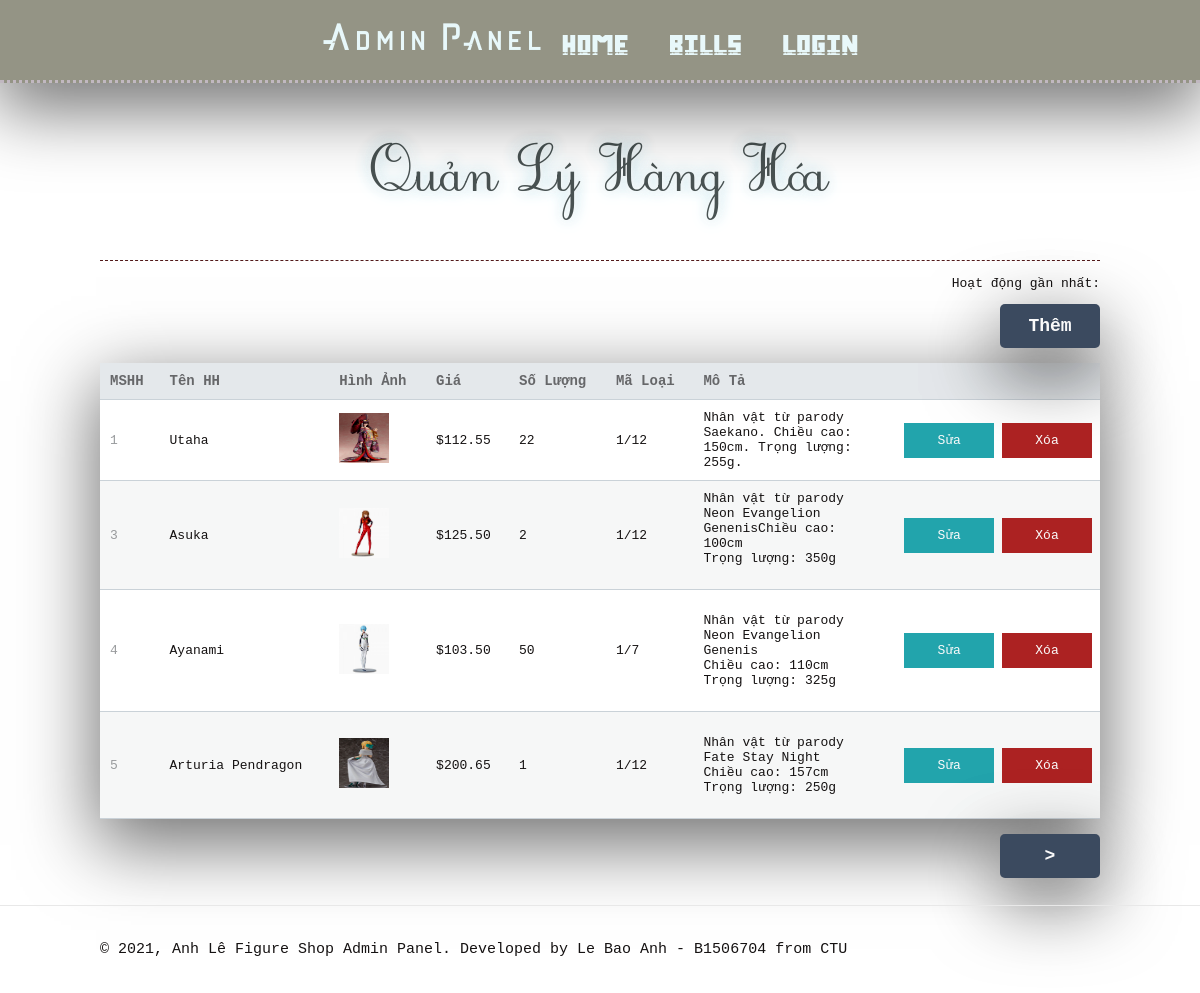
The app's page /admin.php with its own data.
### tables this page shows
CREATE TABLE `hanghoa` (
  `MSHH` int(6) UNSIGNED NOT NULL,
  `TenHH` varchar(50) NOT NULL,
  `HinhAnh` text DEFAULT NULL,
  `QuyCach` varchar(25) DEFAULT NULL,
  `Gia` decimal(7,2) DEFAULT NULL,
  `SoLuongHang` int(11) DEFAULT NULL,
  `MaLoaiHang` varchar(6) NOT NULL,
  `GhiChu` text DEFAULT NULL
);

### admin.php (the view, shortened to what this page needs)
<?php
include "util.php";
$num_products_on_each_page = 4;
$current_page = isset($_GET['p']) && is_numeric($_GET['p']) ? (int)$_GET['p'] : 1;
$query = $pdo->prepare('SELECT * FROM hanghoa ORDER BY MSHH ASC LIMIT ?,?');
$query->bindValue(1, ($current_page - 1) * $num_products_on_each_page, PDO::PARAM_INT);
$query->bindValue(2, $num_products_on_each_page, PDO::PARAM_INT);
$query->execute();
$products = $query->fetchAll(PDO::FETCH_ASSOC);
$total_products = $pdo->query('SELECT * FROM hanghoa')->rowCount();
?>
<?=template_header('Quản Lý Hàng Hóa')?>
<div class="cart content-wrapper">
    <h1>Quản Lý Hàng Hóa</h1>
    <form method="post">
        <div class="buttons">
            <p style="font-family: monospace;">Hoạt động gần nhất: <?=isset($_SESSION['msg']) ? $_SESSION['msg'] : '' ?></p>
            <a href="cdu.php?a_mshh=<?=true?>" class="add">Thêm</a>
        </div>
        <table>
            <thead>
                <tr class="table_header">
                    <td>MSHH</td>
                    <td>Tên HH</td>
                    <td>Hình Ảnh</td>
                    <td>Giá</td>
                    <td>Số Lượng</td>
                    <td>Mã Loại</td>
                    <td>Mô Tả</td>
                    <td></td>
                </tr>
            </thead>
            <tbody>
                <?php if (empty($products)): ?>
                <tr>
                    <td style="text-align:center; font-family:monospace">Giỏ hàng trống</td>
                </tr>
                <?php else: ?>
                <?php foreach ($products as $product): ?>
                <tr>
                    <td><?=$product['MSHH']?></td>
                    <td><?=$product['TenHH']?></td>
                    <td class="img">
                        <img src="./assets/imgs/<?=$product['HinhAnh']?>" width="50" height="50" alt="<?=$product['TenHH']?>">
                    </td>
                    <td>&dollar;<?=$product['Gia']?></td>
                    <td><?=$product['SoLuongHang']?></td>
                    <td><?=$product['MaLoaiHang']?></td>
                    <td style="width: 180px;"><?=$product['GhiChu']?></td>
                    <td class="actions">
                        <a href="cdu.php?u_mshh=<?=$product['MSHH']?>" class="edit">
                            Sửa
                        </a>
                        <a href="admin.php?d_mshh=<?=$product['MSHH']?>" class="trash">
                            Xóa
                        </a>
                    </td>
                </tr>
                <?php endforeach; ?>
                <?php endif; ?>
            </tbody>
        </table>
        <div class="buttons">
            <?php if ($total_products > ($current_page * $num_products_on_each_page) - $num_products_on_each_page + count($products)): ?>
            <a href="admin.php?&p=<?=$current_page+1?>">
            >
            </a>
        <?php endif; ?>
        </div>
    </form>
</div>
<?=template_footer()?>

### assets/css/admin_style.css (style rules this page uses)
* { box-sizing: border-box; -webkit-font-smoothing: antialiased; -moz-osx-font-smoothing: grayscale; }
html { height: 100%; scroll-behavior: smooth; }
body { position: relative; min-height: 100%; background: rgba(255, 255, 255, 0.986); filter: brightness(.9) contrast(1.2); color: #2b2828; margin: 0; overflow-y: auto; overflow-x: hidden; padding-bottom: 100px; }
h1, h2, h3, h4, h5 { color: #000000; }
.content-wrapper { padding-left: 100px; padding-right: 100px; margin: 0 auto; }
main .cart h1, main .update h1 { display: inline-block; margin: 0; width: 100%; font-family: Subtitle; font-size: 48px; color: #5b6464; text-shadow: 0 0 5px #fff, 0 0 10px #fff, 0 0 15px #9dd7e6; padding-bottom: 10px; padding-top: 10px; backdrop-filter: blur(2px); padding: 40px 0; text-align: center; border-bottom: 1px dashed #643030; }
main .cart table { width: 100%; padding-top: 10px; font-family: monospace; border-collapse: collapse; box-shadow: rgba(0, 0, 0, 0.56) 0px 22px 70px 4px; }
main .cart table thead { background-color: #ebeef1; border-bottom: 1px solid #d3dae0; }
main .cart table thead td { padding: 10px; font-weight: bold; color: #767779; font-size: 14px; }
main .cart table tbody tr { border-bottom: 1px solid #d3dae0; }
main .cart table tbody tr:nth-child(even) { background-color: #fbfcfc; }
main .cart table tbody tr td { padding: 10px; }
main .cart table tbody tr td:nth-child(1) { color: #a5a7a9; }
main .cart table tbody tr td.actions { padding: 8px; text-align: right; }
main .cart table tbody tr td.actions .edit, main .cart table tbody tr td.actions .trash { display: inline-flex; align-items: center; justify-content: center; text-decoration: none; color: #FFFFFF; padding: 10px 12px; }
main .cart table tbody tr td.actions .trash { width: 90px; background-color: #b73737; }
main .cart table tbody tr td.actions .edit { width: 90px; background-color: #37afb7; }
main .cart .buttons { margin-top: 15px; margin-bottom: 15px; text-align: right; }
main .cart .buttons a { display: inline-block; text-decoration: none; margin-left: 5px; padding: 12px 20px; border: 0; background: #4e5c70; color: #FFFFFF; font-size: 18px; font-family: monospace; font-weight: bold; border-radius: 5px; text-align: center; width: 100px; box-shadow: rgba(0, 0, 0, 0.56) 0px 22px 70px 4px; transition: all 0.4s ease-in-out; }

### records on screen
hanghoa: MSHH "1", TenHH "Utaha", HinhAnh (picture), Gia "112.55", SoLuongHang "22", MaLoaiHang "1/12", GhiChu "Nhân vật từ parody Saekano. Chiều cao: 150cm. Trọng lượng: 255g."
hanghoa: MSHH "3", TenHH "Asuka", HinhAnh (picture), Gia "125.50", SoLuongHang "2", MaLoaiHang "1/12", GhiChu "Nhân vật từ parody Neon Evangelion GenenisChiều cao: 100cm Trọng lượng: 350g"
hanghoa: MSHH "4", TenHH "Ayanami", HinhAnh (picture), Gia "103.50", SoLuongHang "50", MaLoaiHang "1/7", GhiChu "Nhân vật từ parody Neon Evangelion Genenis Chiều cao: 110cm Trọng lượng: 325g"
hanghoa: MSHH "5", TenHH "Arturia Pendragon", HinhAnh (picture), Gia "200.65", SoLuongHang "1", MaLoaiHang "1/12", GhiChu "Nhân vật từ parody Fate Stay Night Chiều cao: 157cm Trọng lượng: 250g"
